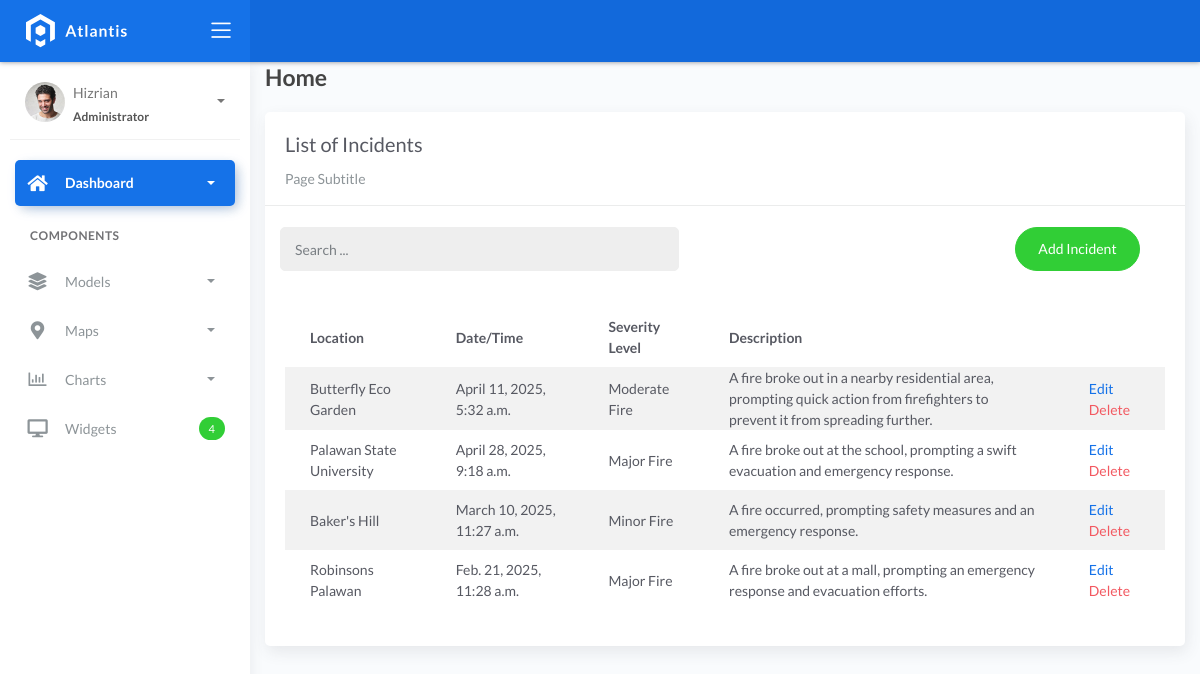
The app's page /incident_list/, older data.
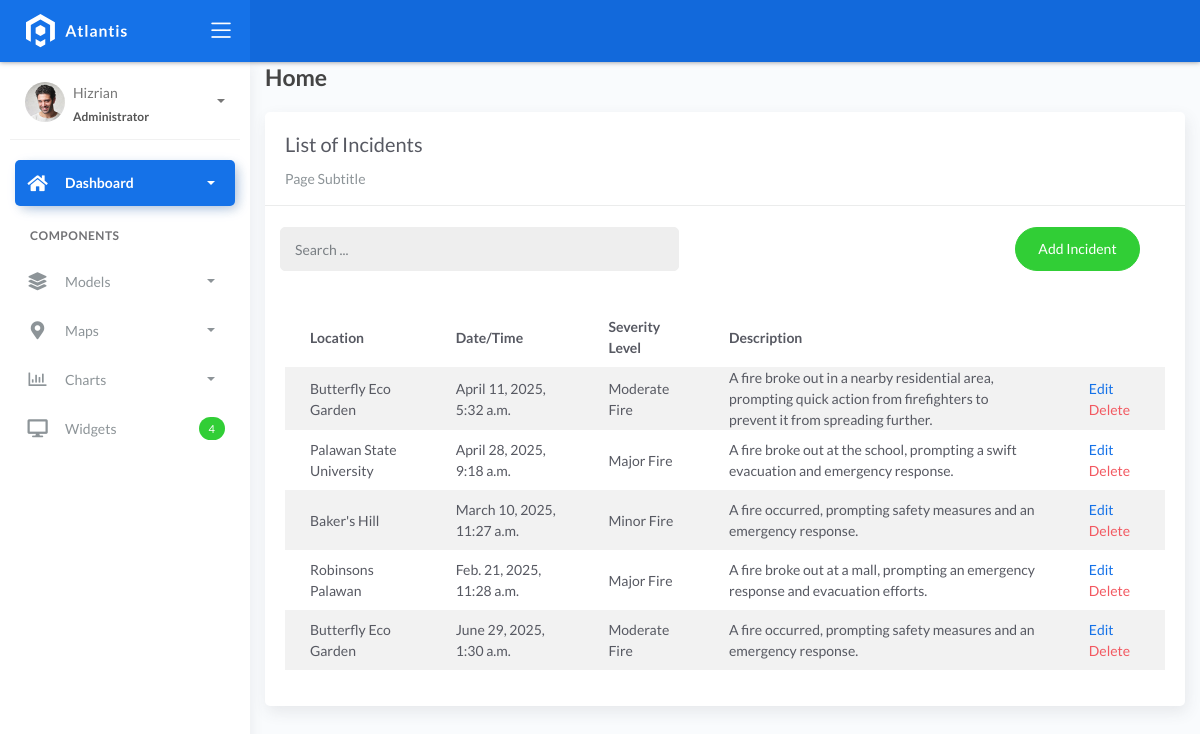
The same page, newer data.
### fire/models.py (models this page shows)
class BaseModel(models.Model):
    created_at = models.DateTimeField(auto_now_add=True, db_index=True)
    updated_at = models.DateTimeField(auto_now=True)
    class Meta:
        abstract = True

class Incident(BaseModel):
    SEVERITY_CHOICES = (
        ('Minor Fire', 'Minor Fire'),
        ('Moderate Fire', 'Moderate Fire'),
        ('Major Fire', 'Major Fire'),
    )
    location = models.ForeignKey(Locations, on_delete=models.CASCADE)
    date_time = models.DateTimeField(blank=True, null=True)
    severity_level = models.CharField(max_length=45, choices=SEVERITY_CHOICES)
    description = models.CharField(max_length=250)

class Locations(BaseModel):
    name = models.CharField(max_length=150)
    latitude = models.DecimalField(
        max_digits=22, decimal_places=16, null=True, blank=True)
    longitude = models.DecimalField(
        max_digits=22, decimal_places=16, null=True, blank=True)
    address = models.CharField(max_length=150)
    city = models.CharField(max_length=150)  # can be in separate table
    country = models.CharField(max_length=150)  # can be in separate table
    def __str__(self):
        return self.name

### fire/views.py (the view)
# urls.py: path('incident_list/', a.IncidentList.as_view(), name='incident-list'),
class IncidentList(ListView):
    model = Incident
    context_object_name = 'incident'
    template_name = 'incident_list.html'
    paginate_by = 5
    def get_queryset(self, *args, **kwargs):
        qs = super(IncidentList, self).get_queryset(*args, **kwargs)
        if self.request.GET.get("q") != None:
            query = self.request.GET.get('q')
            qs = qs.filter(Q(name__icontains=query) |
                        Q(description__icontains=query))
        return qs

### templates/incident_list.html (shortened to what this page needs)
{% extends 'base.html' %} {% load static %} {% block content %}
<div class="content">
    <div class="container-fluid">
        <h4 class="page-title">Home</h4>
        <div class="row">
            <div class="col-md-12">
                <div class="card">
                    <div class="card-header">
                        <div class="card-title">List of Incidents</div>
                        <div class="card-category">Page Subtitle</div>
                    </div>
                    <br>
                        <div class="col-md-12 row">
                            <div class="col-md-6">
                                <form class="navbar-left navbar-form nav-search mr-md-3" action="{% url 'incident-list' %}">
                                    <div class="input-group">
                                        <input type="text" placeholder="Search ..." class="form-control" name="q">
                                        <div class="input-group-append">
                                        <span class="input-group-text">
                                        </span>
                                        </div>
                                    </div>
                                </form>
                            </div>
                            <div class="col-md-6">
                                <div class="pull-right">
                                    <a href="{% url 'incident-add' %}" class="btn btn-success btn-rounded">Add Incident</a>
                                </div>
                            </div>
                        </div>
                    <div class="card-body">
                        <table class="table table-striped mt-3">
                            <thead>
                                <tr>
                                    <th scope="col">Location</th>
                                    <th scope="col">Date/Time</th>
                                    <th scope="col">Severity Level</th>
                                    <th scope="col">Description</th>
                                </tr>
                            </thead>
                            <tbody>
                                {% for object in object_list %}
                                <tr>
                                    <td>{{ object.location }}</td>
                                    <td>{{ object.date_time }}</td>
                                    <td>{{ object.severity_level }}</td>
                                    <td>{{ object.description }}</td>
                                    <td>
                                        <a href="/incident_list/{{ object.id }}">Edit</a>
                                        <a href="/incident_list/{{ object.id }}/delete" class="text-danger">Delete</a>
                                    </td>
                                </tr>
                                {% empty %}
                                <tr>
                                    <td colspan="4" style="text-align: center">
                                    <p class="text-sm font-weight-bold mb-0">No Records Found</p>
                                    </td>
                                </tr>
                                {% endfor %}
                            </tbody>
                        </table>
                    </div>
                </div>
            </div>
        </div>
    </div>
</div>
{% endblock %}

Row changes from the older to the newer data that the page shows:
added Incident: location "Butterfly Eco Garden", date_time "June 29, 2025, 1:30 a.m.", severity_level "Moderate Fire", description "A fire occurred, prompting safety measures and an emergency response."
